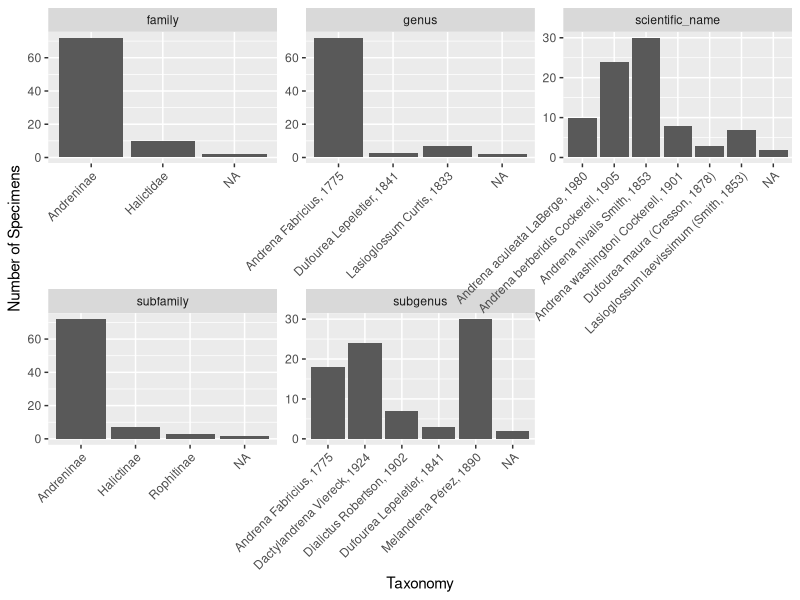
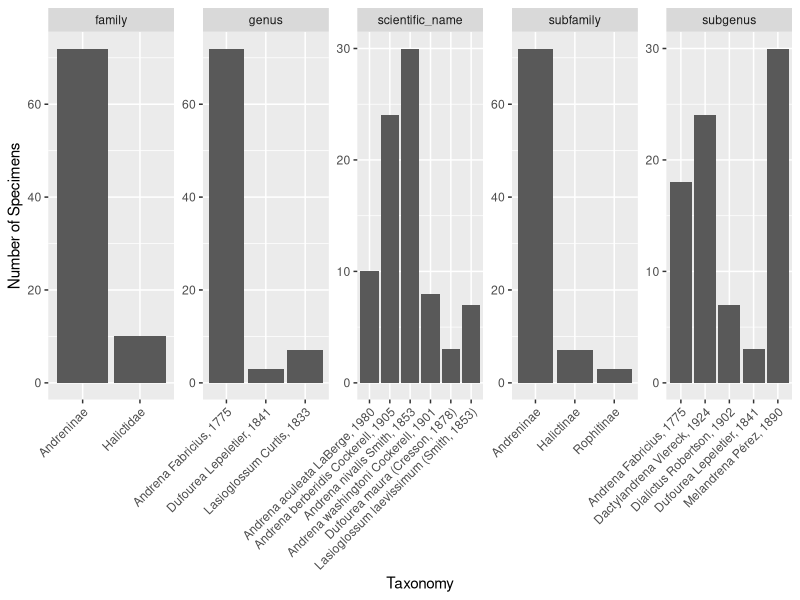
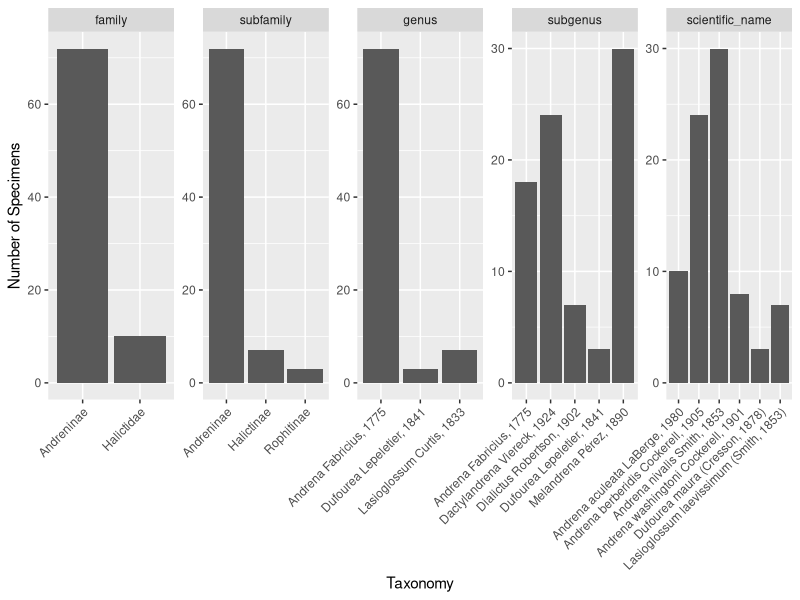

Recreate these plots in R, in order.
# The {tidyverse} packages' functions are great for:
  #1. Organizing a table
  #2. Combining tables
  #3. Summarizing tables
  #4. Reshaping tables (e.g. from long to wide format)

# I've made a sample dataset that consists of two excel sheets.
# 1. Field sample data.
# 2. Sample ID 'lab' data.

library(tidyverse)
library(openxlsx)

# Let's read them in!

samples = read.xlsx('data/toy_bee_sample_data.xlsx')

ids = read.xlsx('data/toy_bee_id_data.xlsx')

# If we look on the right side of the screen, we can see how many rows
# (observations) and columns (variables) each table has.

# We could also use functions to pull out specific info. E.g.
# 1. Number of rows.
nrow(samples)
# 2. Column names.
names(samples)
# 3. Get a glimpse of the first (or last) 6 rows.
head(samples) #(or use tail() to see the last 6)
# 4. View() to see the whole table. Word of warning: if your data table
#    includes a complex polygon geometry column, this View() call can take
#    many minutes!
View(samples)
# 5. Just call the object name to see it all in the console.
samples

# Ugh, I can't see the column names! Let's upgrade to using a {tidyverse}
# "tibble".
samples = as_tibble(samples)
ids = as_tibble(ids)

samples
# Nice, now we see the variable data types, see the first 10 rows,
# negative numeric columns are printed in red, and we see the dimensions
# of the table at the very top.

# I notice that the sample_date column, which was a functional excel date column,
# is now garbled. It's actually a number representing the number of days passed
# since Jan 1st, 1970 (why that date? Maybe it was the start of computers? Not sure!)
# We can use {openxlsx}'s function 'convertToDate()' to translate this into
# a date column!
samples$sample_date = convertToDate(samples$sample_date)

samples

# =========================================
# = = = = = = = = = #
# Organizing Tables #
# = = = = = = = = = #

# Now that we have a date column, let's reorder our data, from oldest to newest.
samples = samples |>
  arrange(sample_date)
# If we would like to reverse this ordering, we can wrap our ordering variable
# in a 'desc()'.
samples |>
  arrange(desc(sample_date))

# We could also filter out certain rows, e.g. if we didn't want to keep
# any samples from before 2020. First, we could add a new column that
# is the year of the sample, then we could filter our records based on
# that column.

recent_records = samples |>
  mutate(the_year = lubridate::year(sample_date)) |>
  filter(the_year >= 2020)

# # # # # # # # # #
# EXERCISE TIME!
# # # # # # # # # #

# We can use the function 'slice()' to grab certain rows from our dataset.

# Can you subset the 'samples' dataset for only the 10 most recent observations?






# =========================================
# = = = = = = = = = #
#   Joining Tables  #
# = = = = = = = = = #

# This is a very important skill, as data is frequently stored in multiple tables
# that share certain columns in common (these are typically called 'keys').

# We have at least four join types possible with the {dplyr} package that comes
# in {tidyverse}:
# 1. left_join (the most common, in my opinion).
#    Keep all observations in the first table, and add on records from
#    second table that match ALL COLUMNS IN COMMON (usually just one)
bee_dat = samples |>
  left_join(ids)

# We don't have to specify which columns to join on, IF they are named identically.

# 2. right_join; this is a reverse left_join, so it keeps all records of the
#    second data table and only those that match from the first table.

# 3. full_join; keeps ALL rows from both tables.
samples |>
  full_join(ids) |>
  # Let's take a look at rows where the 'family' column is NA.
  filter(is.na(family))

# 4. anti_join; the reverse of a full_join, keeps only rows from first table
#    that DON'T match any rows in the second table.
samples |>
  anti_join(ids)


# # # # # # # # # #
# EXERCISE TIME!  #
# # # # # # # # # #

# 1. Our supervisor just asked for the 'bee_dat' dataset - but only for the 20 most
# recent records! Try to produce the dataset.



# 2. What are some other ways you could produce this dataset?



# 3. Going further: we can use the package {lubridate} (included in tidyverse) to
#    pull year (or month / day / hour / second!) from a date column. Can you
#    produce a bee_dat dataset for just 2021? How about for 2020:2022?




# =========================================
# = = = = = = = = = = #
#  Summarizing Tables #
# = = = = = = = = = = #

# When we want to summarize our tables of data, three functions really
# come to our aid:
# 1. count()
# 2. group_by()
# 3. summarise() (or "summarize()")

bee_dat |>
  mutate(the_year = lubridate::year(sample_date)) |>
  count(the_year)
# The results will automatically be ordered based on the variable
# we ran the count() on.

# If we would like the output to be ordered big -> small,
# we can do that too.

bee_dat |>
  mutate(the_year = lubridate::year(sample_date)) |>
  count(the_year, sort = T)

# We can also do a count on multiple columns simultaneously.
bee_dat |>
  mutate(the_year = lubridate::year(sample_date)) |>
  count(the_year,family)

# Let's imagine we had a 'number_specimen' column that indicated
# how many bees of a certain species were caught at that location and date.
# We could group_by() any of our columns to then summarise whatever statistic we would like.
bee_dat |>
  mutate(number_specimen = sample.int(n = 5,
                                      size = 84,
                                      replace = TRUE)) |>
  # We can group by a single column or by multiple columns.
  group_by(family,subfamily) |>
  summarise(
    total_specimen = sum(number_specimen),
    standard_dev = sd(number_specimen)
  )


# =========================================
# = = = = = = = = = #
# Reshaping Tables  #
# = = = = = = = = = #

# Sometimes we have a table of data set up so that we have many columns;
# this is known as a 'wide' format. If we have fewer columns and many rows,
# this is known as a 'long' format. I fairly frequently have to switch
# between these modes to calculate a new column or maybe to make a ggplot.

# Let's imagine a particular situation: we want to take our bee dataset from its
# 'wide' format and put ALL of the columns relating to taxonomy into just two columns:
# One could be 'tax_level', the other 'tax_name'. For example:
bee_dat |>
  pivot_longer(cols = c(family, subfamily, genus, subgenus, scientific_name),
               # What is the name of the column that will receive the column names?
               names_to = 'tax_level',
               # What is the name of the column that will receive the info in each row?
               values_to = 'tax_name')

# Our data is now a LOT longer than before! Makes sense: we have fewer columns.

# We could do the same thing with our latitude and longitude columns, if we wanted to.
bee_dat |>
  pivot_longer(cols = c(lat,lon),
               names_to = 'coordinate_type',
               values_to = 'coordinate_val')

# Let's imagine we wanted to make a bar plot showing the spread of each level of the taxonomic info.
# We could start by pivotting our table to be long. This gives us the new columns 'tax_level' and
# 'tax_name' that can be very easily sent to ggplot for plotting. The alternative would be
# adding a geom_bar() to our ggplot for every single taxonomic related variable, which would be
# a lot of extra typing, would prevent us from making a legend easily, and would prevent us
# from easily splitting our plot into several facets. E.g.

bee_dat |>
  pivot_longer(cols = -c(sample_date,sample_id,lat,lon),
               # Notice I actually specify which columns to EXCLUDE in the line above!
               # If you're excluding fewer columns than including, this can save you typing.
               names_to = 'tax_level',
               values_to = 'tax_name') |>
  ggplot() +
  geom_bar(aes(tax_name)) +
  labs(y = 'Number of Specimens',
       x = 'Taxonomy') +
  # Split our plot into separate facets based on the 'tax_level' variable.
  # Setting scales to 'free' allows our x and y axis levels to be facet-specific.
  facet_wrap( ~ tax_level, scales = 'free') +
  # I'd like angled x-axis text labels, since they can be so long!
  theme(axis.text.x = element_text(angle = 45, hjust = 1, vjust = 1))

# Maybe I'd like to exclude those 2 rows that didn't have a matching
# ID. I could do that "in the pipe" as we modify our data temporarily and
# then plot it, like this:
bee_dat |>
  pivot_longer(cols = -c(sample_date,sample_id,lat,lon),
               names_to = 'tax_level',
               values_to = 'tax_name') |>
  filter(!is.na(tax_name)) |>
  ggplot() +
  geom_bar(aes(tax_name)) +
  labs(y = 'Number of Specimens',
       x = 'Taxonomy') +
  facet_wrap( ~ tax_level, scales = 'free',
              # We can specify the layout of the facets like so:
              ncol = 5, nrow = 1) +
  theme(axis.text.x = element_text(angle = 45, hjust = 1, vjust = 1))

# One more thing before we leave this plot! If you want to specify
# an order to your plot facets, we can convert the tax_level variable
# to a factor (i.e. an ordered categorical variable)
bee_dat |>
  pivot_longer(cols = -c(sample_date,sample_id,lat,lon),
               names_to = 'tax_level',
               values_to = 'tax_name') |>
  filter(!is.na(tax_name)) |>
  # New line below here:
  mutate(tax_level = factor(tax_level,levels = c('family',
                                                 'subfamily',
                                                 'genus',
                                                 'subgenus',
                                                 'scientific_name'))) |>
  ggplot() +
  geom_bar(aes(tax_name)) +
  labs(y = 'Number of Specimens',
       x = 'Taxonomy') +
  facet_wrap( ~ tax_level, scales = 'free',
              ncol = 5, nrow = 1) +
  theme(axis.text.x = element_text(angle = 45, hjust = 1, vjust = 1))
